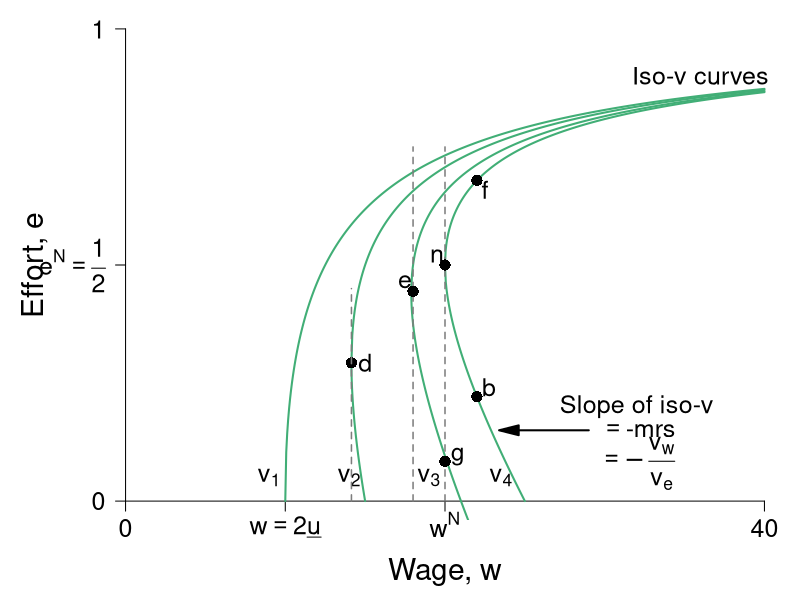

The R script that drew this image:
require(shape)
pdf(file = "employment/employment_brf_pc_leftpanelv2.pdf", width = 9, height = 7)

#Set parameters for graphics
axislabelsize <- 1.8
labelsize <- 1.5
namesize <- 1.8
annotatesize <- 1.5
graphlinewidth <- 2
segmentlinewidth <- 1.5

COL <- c("#7fc97f", "#beaed4", "#fdc086", "#ffff99", "#386cb0", "#f0027f", "#bf5b17", "#666666")
COLA <- c("#e0f3db", "#99d8c9","#66c2a4","#41ae76", "#238b45", "#005824")
COLB <- c("#c6dbef", "#4eb3d3", "#2b8cbe", "#0868ac","#084081")
COLC <- c("#fcfbfd", "#efedf5", "#dadaeb", "#bcbddc", "#9e9ac8", "#807dba", "#6a51a3", "#54278f", "#3f007d")
grays <- gray.colors(25, start = 1, end = 0)

#The equation is below when v = 0. See Wolfram Alpha output. 
isov <- function(p, delta = 5) {
  (p - delta)/p
}

isovhigh1 <- function(p, delta = 5, v = 5){
  (sqrt(p^2 - 4 * delta * v) - p + 2*v)/( 2 * v )
}

isovlow1 <- function(p, delta = 5, v = 5){
  (-sqrt(p^2 - 4 * delta * v) - p + 2*v)/( 2 * v )
}

isovhigh2 <- function(p, delta = 5, v = 10){
  (sqrt(p^2 - 4 * delta * v) - p + 2*v)/( 2 * v )
}

isovlow2 <- function(p, delta = 5, v = 10){
  (-sqrt(p^2 - 4 * delta * v) - p + 2*v)/( 2 * v )
}

isovhigh3 <- function(p, delta = 5, v = 15){
  (sqrt(p^2 - 4 * delta * v) - p + 2*v)/( 2 * v )
}

isovlow3 <- function(p, delta = 5, v = 15){
  (-sqrt(p^2 - 4 * delta * v) - p + 2*v)/( 2 * v )
}

isovhigh4 <- function(p, delta = 5, v = 15){
  (sqrt(p^2 - 4 * delta * v) - p + 2*v)/( 2 * v )
}

isovlow4 <- function(p, delta = 5, v = 15){
  (-sqrt(p^2 - 4 * delta * v) - p + 2*v)/( 2 * v )
}

brfFn <- function(w, delta = 5) {
  1 - (2*delta) /w
}

#This is evaluated for p = 12; q = 12/(8*sqrt(12^2 - 4*delta1*v1)) - 1/8 for the slope
#At p = 12; q = (-sqrt(12^2 - 4*v1*delta1) - 12 + 2*v1)/(2*v1) = 0.799
tangencyLine <- function(p){
  (p*(0.05))
}



#COL <- c("#bae4b3", "#74c476", "#238b45")
#COL <- c("#f7fcf0", "#e0f3db", "#ccebc5", "#a8ddb5", "#7bccc4", "#4eb3d3", "#2b8cbe", "#08589e")
COL <- c("#f7fcf5", "#e5f5e0", "#c7e9c0", "#a1d99b", "#74c476", "#41ab5d", "#238b45", "#005a32")
par(mar =  c(4, 5, .5, .5))

xlims <- c(0, 40)
ylims <- c(0, 1)

plot(0, 0, xlim = xlims, ylim = ylims, type = "n",
     xlab = "",
     ylab = "",
     xaxt = "n", yaxt = "n", cex.lab = axislabelsize, bty = "n")

mtext(expression(paste("Wage, ", w)), side=1, line = 2.5, cex = axislabelsize)
text(-5.7, ylims[2] - 0.5*(ylims[2] - ylims[1]), expression(paste("Effort, ", e)), xpd = TRUE, cex = axislabelsize, srt = 90) 


npts <- 500 
npts2 <- 501
#Specify the sequences of points for graphing. 
xx0 <- seq(5, xlims[2], length.out = npts)
xx1 <- seq(10, xlims[2], length.out = npts)
xx2 <- seq(xlims[1], 15, length.out = npts)
xx3 <- seq(10, xlims[2], length.out = npts2)
xx4 <- seq(xlims[1], 10, length.out = npts2)
#For below, I solved sqrt(p^2 - 200) - p + 200/p = 0, getting p = 10*sqrt(2) = 14.14214
xx5 <- seq(14.14214, xlims[2], length.out = npts2)
xx6 <- seq(14.14214, 15, length.out = npts2)


xx7 <- seq(17.889, xlims[2], length.out = npts2)
xx8 <- seq(14.5, 22, length.out = npts2)

xx9 <- seq(20, xlims[2], length.out = npts2)
xx10 <- seq(xlims[1], 25, length.out = npts2)

#Customize ticks and labels for the plot
ticksy <- c(0, 0.5, 1)
ylabels <- c(0, expression(paste(e^N == frac(1,2))), 1)
ticksx <- c(0, 10, 20, 40)
xlabels <- c(0, expression(paste(w == 2*underline("u"))), expression(paste(w^N)) , 40)
axis(1, at = ticksx, pos = 0, labels = xlabels, cex.axis = labelsize)
axis(2, at = ticksy, pos = 0, labels = ylabels, las = 1, cex.axis = labelsize)

#Annotation of the three graphs and the NE

# text(3.4, 0.05, expression(paste(v[0] == z)), cex = annotatesize)
text(9.0, 0.05, expression(paste(v[1])), cex = annotatesize)
text(14, 0.05, expression(paste(v[2])), cex = annotatesize)
text(19, 0.05, expression(paste(v[3])), cex = annotatesize)
text(23.5, 0.05, expression(paste(v[4])), cex = annotatesize)
#text(21, 0.48, expression(paste("n")), cex = annotatesize)
#text(33, 0.58, expression(paste("Best-response function")), cex = annotatesize)
text(36, 0.9, expression(paste("Iso-v curves")), cex = annotatesize)

#Lines for the coordinates of the Nash equilbrium
#segments(10, 0, 10, 0.175, lty = 2, col = grays[22], lwd = segmentlinewidth)
#segments(20, 0, 20, ylims[2], lty = 2, col = grays[20], lwd = segmentlinewidth)
#segments(0, 0.5, 20, 0.5, lty = 2, col = grays[20], lwd = segmentlinewidth)
#segments(14.14214, 0.15, 14.14214, 0.45, lty = 2, col = grays[22], lwd = segmentlinewidth)
#segments(17.889, 0.3, 17.889, 0.6, lty = 2, col = grays[22], lwd = segmentlinewidth)

#Draw the lines for the graphs
#lines(xx0, isov(xx0, delta = 5), col = COLA[4], lwd = graphlinewidth)
#lines(xx1, brfFn(xx1), col = COLA[5], lwd = graphlinewidth)
#lines(xx2, tangencyLine(xx2), col = "darkgrey", lwd = segmentlinewidth, lty = 2)
lines(xx3, isovhigh1(xx3, v = 5, delta = 5), col = COLA[4], lwd = graphlinewidth)
lines(xx4, isovlow1(xx4, v = 5, delta = 5), col = COLA[4], lwd = graphlinewidth)
lines(xx5, isovhigh2(xx5, v = 10, delta = 5), col = COLA[4], lwd = graphlinewidth)
lines(xx6, isovlow2(xx6, v = 10, delta = 5), col = COLA[4], lwd = graphlinewidth)
lines(xx7, isovhigh3(xx7, v = 16, delta = 5), col = COLA[4], lwd = graphlinewidth)
lines(xx8, isovlow3(xx8, v = 16, delta = 5), col = COLA[4], lwd = graphlinewidth)
lines(xx9, isovhigh4(xx9, v = 20, delta = 5), col = COLA[4], lwd = graphlinewidth)
lines(xx10, isovlow4(xx10, v = 20, delta = 5), col = COLA[4], lwd = graphlinewidth)

#Lines for the coordinates of the Nash equilbrium
#segments(5, 0, 5, 1, lty = 2, col = "darkgray", lwd = 3)
#segments(10, 0, 10, 0.2, lty = 2, col = grays[20], lwd = segmentlinewidth)
segments(20, 0, 20, 0.75, lty = 2, col = grays[20], lwd = segmentlinewidth)
#segments(0, 0.5, 20, 0.5, lty = 2, col = grays[20], lwd = segmentlinewidth)
#segments(14.14214, 0.15, 14.14214, 0.45, lty = 2, col = "darkgray", lwd = 3)
text(19.5, 0.52, expression(n), cex = labelsize)
#text(27, 0.48, expression(paste("Incomplete contract")), cex = labelsize)
#text(27, 0.43, expression(paste("Nash equilibrium")), cex = labelsize)
points(14.14214, 0.2928934, pch = 16, col = "black", cex = 1.5)
text(15, 0.2928934, expression(paste("d")), cex = annotatesize)
segments(14.14214, 0, 14.14214, 0.45, lty = 2, col = grays[20], lwd = segmentlinewidth)


#Arrows and slope of iso-v label
Arrows(29, 0.15, 24, 0.15,  col = "black", lty = 1, lwd = 2, arr.type = "triangle")
text(32, 0.2, expression(paste("Slope of iso-v")), cex = labelsize)
text(32.3, 0.15, expression(paste(phantom() == "-mrs ")), cex = labelsize)
text(32, 0.08, expression(paste(phantom() == -frac(v[w], v[e]))),cex = labelsize)



#Add a point for the NE
points(20, 0.5, pch = 16, col = "black", cex = 1.5)


segments(18, 0, 18, 0.75, lty = 2, col = grays[20], lwd = segmentlinewidth)
#segments(0, brfFn(w = 18.4), 18.4, brfFn(w = 18.4), lty = 2, col = grays[20], lwd = segmentlinewidth)
points(18, brfFn(w = 18), pch = 16, col = "black", cex = 1.5)
text(17.5, brfFn(18) + 0.02, expression(e), cex = labelsize)



#Add a point for h
#Figure out q for p = 14.14214: q = 1 - 2delta/p = 1 - (2*5)/14.14214 =  0.2928934
points(20, 0.0839422, pch = 16, col = "black", cex = 1.5)
text(20.8, 0.0939422, expression(g), cex = labelsize)

points(22, isovhigh3(22, v = 20, delta = 5), pch = 16, col = "black", cex = 1.5)
text(22 + 0.5, isovhigh3(22, v = 20, delta = 5) - 0.02, expression(f),cex = labelsize)
points(22, isovlow3(22, v = 20, delta = 5), pch = 16, col = "black", cex = 1.5)
text(22 + 0.75, isovlow3(22, v = 20, delta = 5) + 0.02, expression(b),cex = labelsize)


dev.off()
